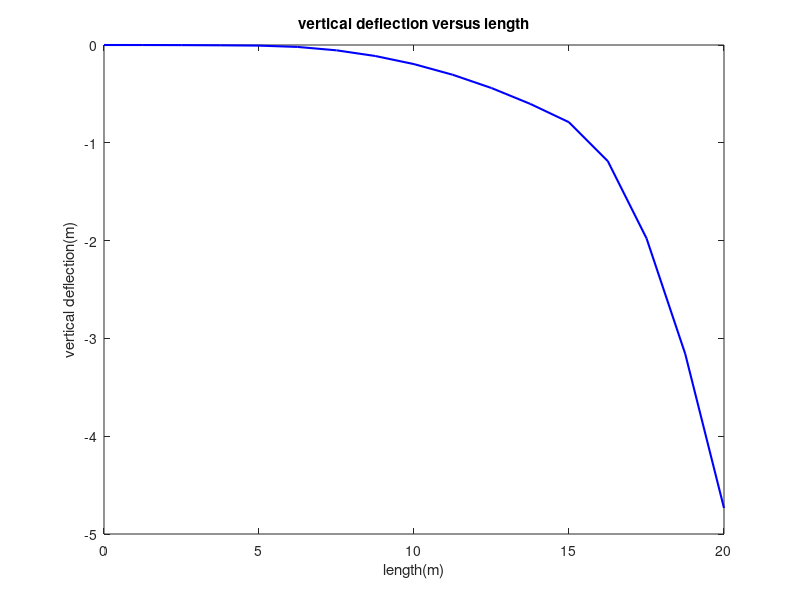
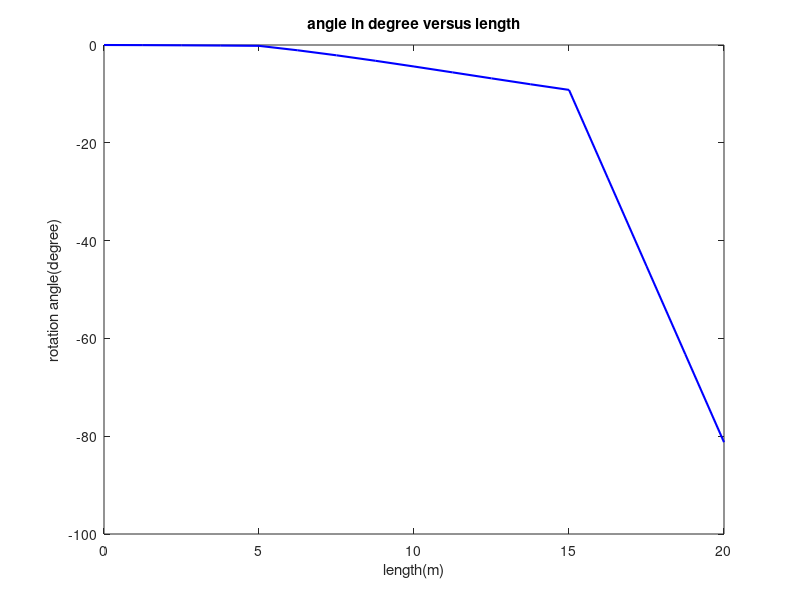

These figures' MATLAB source, in order:
close all;;
clear all;
clc;

%% Set up variables

l = 5;
F = 100;
Q = 30;
M = 2000;
E = 200*10^9;

%% set up length vector

l1=l/4;
l2=2*l/8;
l3=l/4;
L1=ones(1,4)*l1;
L2=ones(1,8)*l2;
L3=ones(1,4)*l3;
L=[L1 L2 L3];


%% set up I vector
d1=.1;
r2=.03;
r3=.015;

i1=d1^4/12;
i2=(pi/64)*(r2*2)^4;
i3=(pi/64)*(r3*2)^4;
I1=ones(1,4)*i1;
I2=ones(1,8)*i2;
I3=ones(1,4)*i3;
I=[I1 I2 I3];

%% Setting up element stiffness matrix

for n=1:length(L)
    K{n}= [12*E*I(n)/L(n)^3      6*E*I(n)/L(n)^2     -12*E*I(n)/L(n)^3     6*E*I(n)/L(n)^2;
           6*E*I(n)/L(n)^2       4*E*I(n)/L(n)^1     -6*E*I(n)/L(n)^2      2*E*I(n)/L(n)^1;
           -12*E*I(n)/L(n)^3     -6*E*I(n)/L(n)^2     12*E*I(n)/L(n)^3     -6*E*I(n)/L(n)^2;
           6*E*I(n)/L(n)^2       2*E*I(n)/L(n)^1      -6*E*I(n)/L(n)^2     4*E*I(n)/L(n)^1];           
end 

%% expand element stiffness matrix and forming global matrix
B=zeros(34,34);
Kg=B;
for n=1:length(L)
    k=n*2-1;
    K_expanded{n}=B;
    K_expanded{n}(k:k+3,k:k+3)=K{n};
    Kg=Kg+K_expanded{n};
end

%% Reducing global matrix

Kr = Kg(3:end,3:end);
norm_Kg=norm(Kg);
cond_Kr=cond(Kr);

%% Force matrix
% v1

% F_force(1:3)=0
% F_force(4)=Q*l2/2
% F_force(5:11)=0
% F_force(12)=-Q*l2/2-F
% F_force(13:16)=0

% F_moment(1:3)=0;
% F_moment(4)=-Q*l2^2/12;
% F_moment(5:11)=-Q*l2^2/12-Q*l2^2/12;
% F_moment(12)=-Q*l2^2/12
% F_moment(13:15)=0;
% F_moment(16)= -M;
% F_reduced=[F_force;F_moment]
% F_reduced= F_reduced(:)

% v2

F_force(1:3)=0;
F_force(4)=Q*l2/2;
F_force(5:11)=Q*l2;
F_force(12)=Q*l2/2-F;
F_force(13:16)=0;

F_moment(1:3)=0;
F_moment(4)=-Q*l2^2/12;
F_moment(5:11)=0;
F_moment(12)=-Q*l2^2/12;
F_moment(13:15)=0;
F_moment(16)= -M;

F_reduced=[F_force;F_moment];
F_reduced= F_reduced(:);



%% Solve for unknown displacement
d_unknown=inv(Kr)*F_reduced;
d=[[0 0] d_unknown'];
d_d=d(1:2:end);
d_a=d(2:2:end);

length_=(0:l1:20);
figure(1)
plot(length_,d_d,'b-','LineWidth',1.5);
title('vertical deflection versus length')
xlabel('length(m)')
ylabel('vertical deflection(m)')
figure(2)
plot(length_,rad2deg(d_a),'b-','LineWidth',1.5)
title('angle in degree versus length')
xlabel('length(m)')
ylabel('rotation angle(degree)')

%% Determining the reaction force and moment at the fixed end

K_F_unknown= Kg(1:2,:);

F_unknown=K_F_unknown*d';


%% answer
fprintf("Part a\n\n")

Area_moment_inertia_1=i1
Area_moment_inertia_2=i2
Area_moment_inertia_3=i3

fprintf("Part b\n\n")

norm_Kg
cond_Kr

fprintf("Part c\n\n")

displacement_at_node=d_d
rotation_at_node=d_a

fprintf("part d\n\n")

fprintf("see figure(1)\n")

fprintf("part e\n\n")

fprintf("see figure(2)\n")

fprintf("part f\n\n")

Force_at_fixed_end=F_unknown(1)
Moment_at_fixed_end=F_unknown(2)

